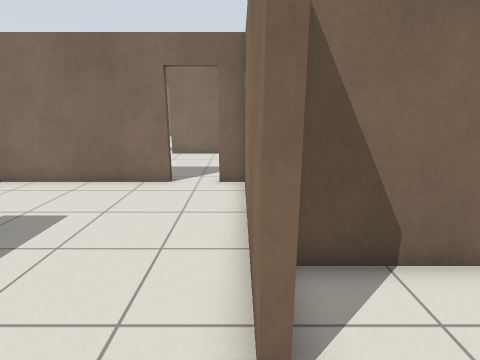
view 1 (above)

17 first-person views from a walk through a Gazebo world. The camera is 1.3 m above the floor, tilts 14° down and sees 80° across. The floor is counted in squares, 0.5 m on a side. Each view is taken from the middle of a square. On the plan, view 1 faces up. The plan holds only what a view shows up to about 19 squares ahead; the rest is blank. Gazebo's built-in surfaces are drawn with simple patterns.

view 2
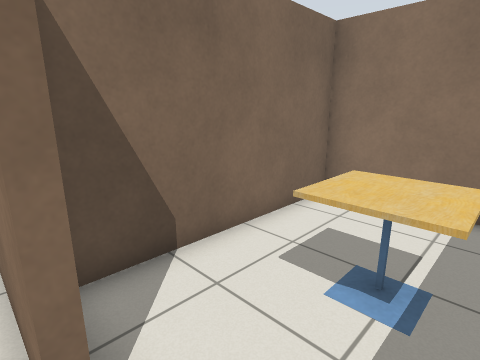

view 3
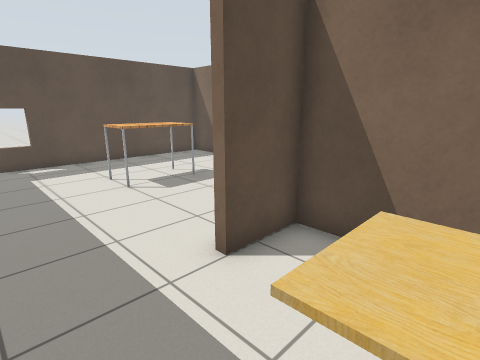

view 4
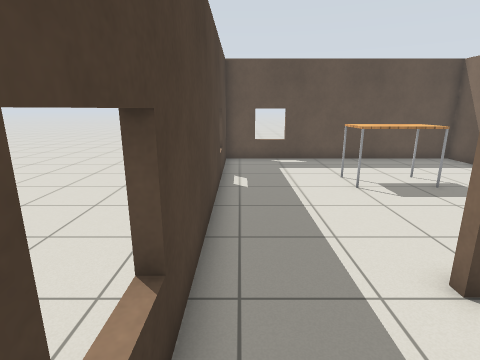

view 5
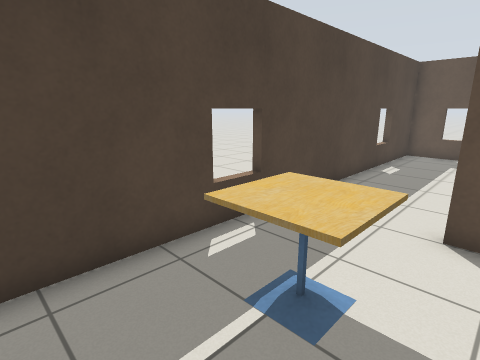

view 6
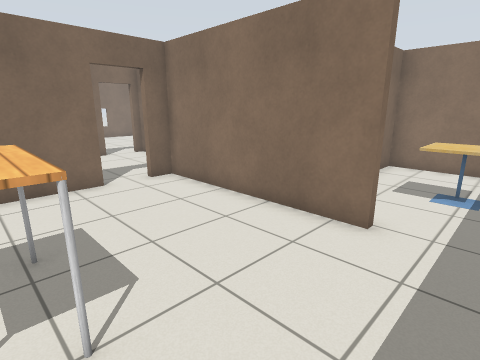

view 7
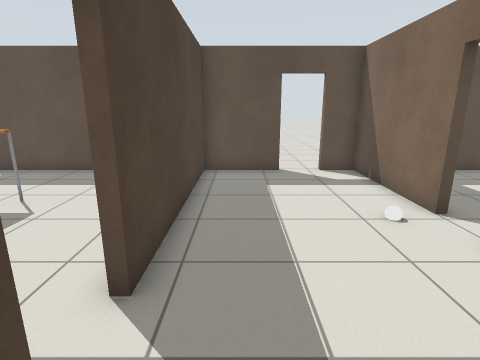

view 8
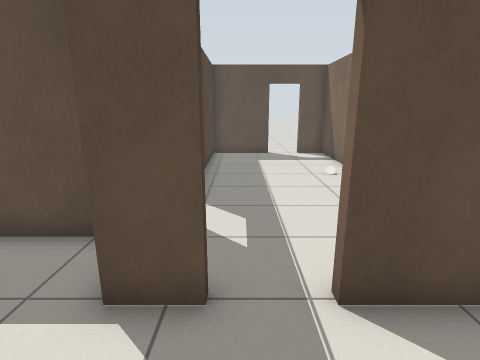

view 9
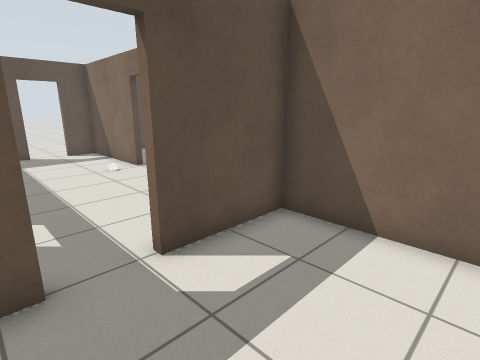

view 10
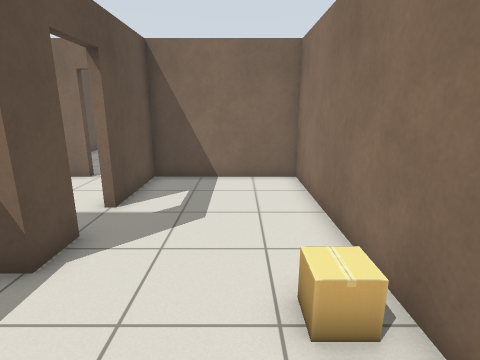

view 11
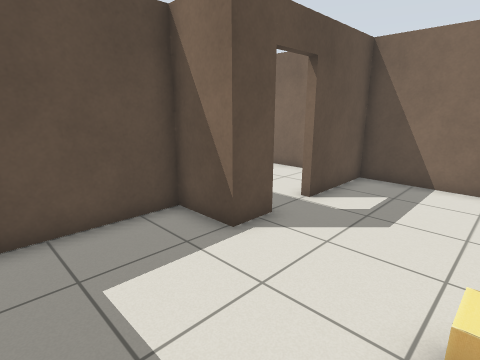

view 12
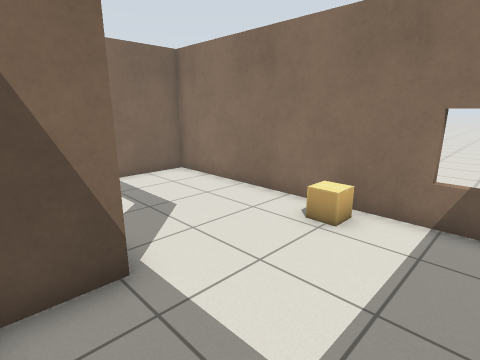

view 13
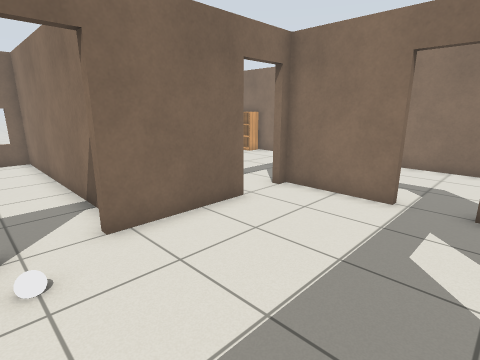

view 14
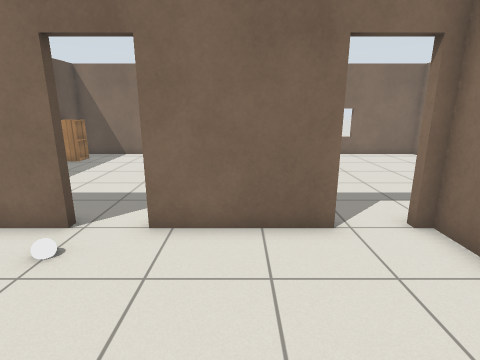

view 15
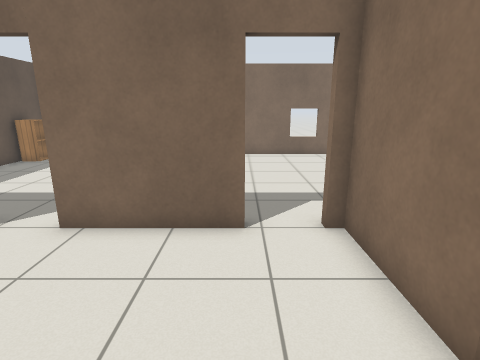

view 16
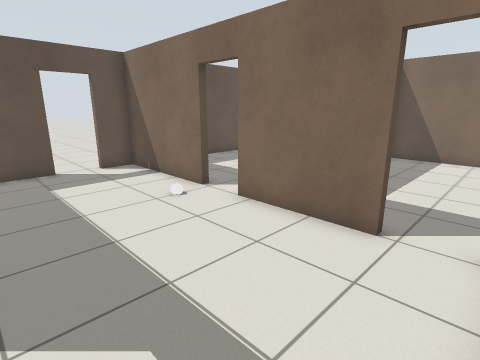

view 17
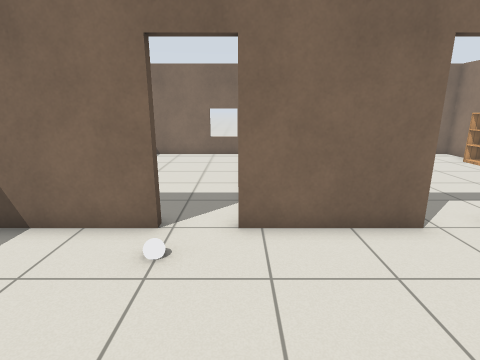

### Floor plan
Ten units are one square. View 1 is at (0, 0); x grows to the right and y downward. Boxes are objects, and circles mark ways between rooms. Rooms are numbered by the first view taken in them; rooms with no view inside come last. Other rooms are left out.
<svg viewBox="-120 -282 210 304">
<path fill="none" stroke="#000" d="M82 -4 82 -44 5 -44 5 -21M-5 17 70 17M2 -21 2 -101 -8 -101M-25 -101 -112 -101 -112 17 -5 17M-58 -170 -112 -170 -112 -155M1 -170 -41 -170M23 -133 23 -170 19 -170M-112 -138 -112 -104 -25 -104M26 -115 26 -101 5 -101 5 -62M82 -62 82 -170 26 -170 26 -133M-32 -246 -32 -236M82 -221 82 -236M82 -245 82 -277 -31 -277M-36 -188 -36 -277 -112 -277 -112 -199"/>
<rect x="25" y="-25" width="30" height="30" fill="#bbb"><title>cafe table</title></rect>
<rect x="-75" y="-55" width="20" height="30" fill="#bbb"><title>table</title></rect>
<rect x="-65" y="-165" width="10" height="10" fill="#bbb"><title>white ball</title></rect>
<rect x="65" y="-95" width="10" height="10" fill="#bbb"><title>cardboard box</title></rect>
<rect x="65" y="-255" width="20" height="20" fill="#bbb"><title>bookshelf</title></rect>
<rect x="-115" y="-265" width="20" height="10" fill="#bbb"><title>cabinet</title></rect>
<circle cx="0" cy="-5" r="3" fill="#2a7"/>
<circle cx="-15" cy="-100" r="3" fill="#2a7"/>
<circle cx="25" cy="-125" r="3" fill="#2a7"/>
<circle cx="10" cy="-170" r="3" fill="#2a7"/>
<circle cx="-45" cy="-170" r="3" fill="#2a7"/>
<text x="40" y="-10">1</text>
<text x="-60" y="-40">2</text>
<text x="-40" y="-140">3</text>
<text x="50" y="-100">4</text>
<text x="20" y="-230">5</text>
<text x="-70" y="-230">6</text>
</svg>
Room 1 opens to room 2. Room 2 opens to room 3. Room 3 opens to room 4. Room 3 opens to room 5. Room 3 opens to room 6.

Where each view was taken, in squares from view 1:
view 1: 0 up, 0 right, facing up
view 2: 0 up, 0 right, facing up-right
view 3: 1 down, 4 right, facing up-left
view 4: 1 down, 4 right, facing left
view 5: 3 up, 7 right, facing down-left
view 6: 0 up, 6 left, facing up-right
view 7: 12 up, 1 right, facing left
view 8: 12 up, 6 right, facing left
view 9: 11 up, 7 right, facing up-left
view 10: 6 up, 6 right, facing up
view 11: 6 up, 7 right, facing up-left
view 12: 6 up, 1 right, facing up-right
view 13: 11 up, 6 left, facing up-right
view 14: 11 up, 2 left, facing up
view 15: 11 up, 0 right, facing up
view 16: 11 up, 2 right, facing up-left
view 17: 11 up, 4 left, facing up
